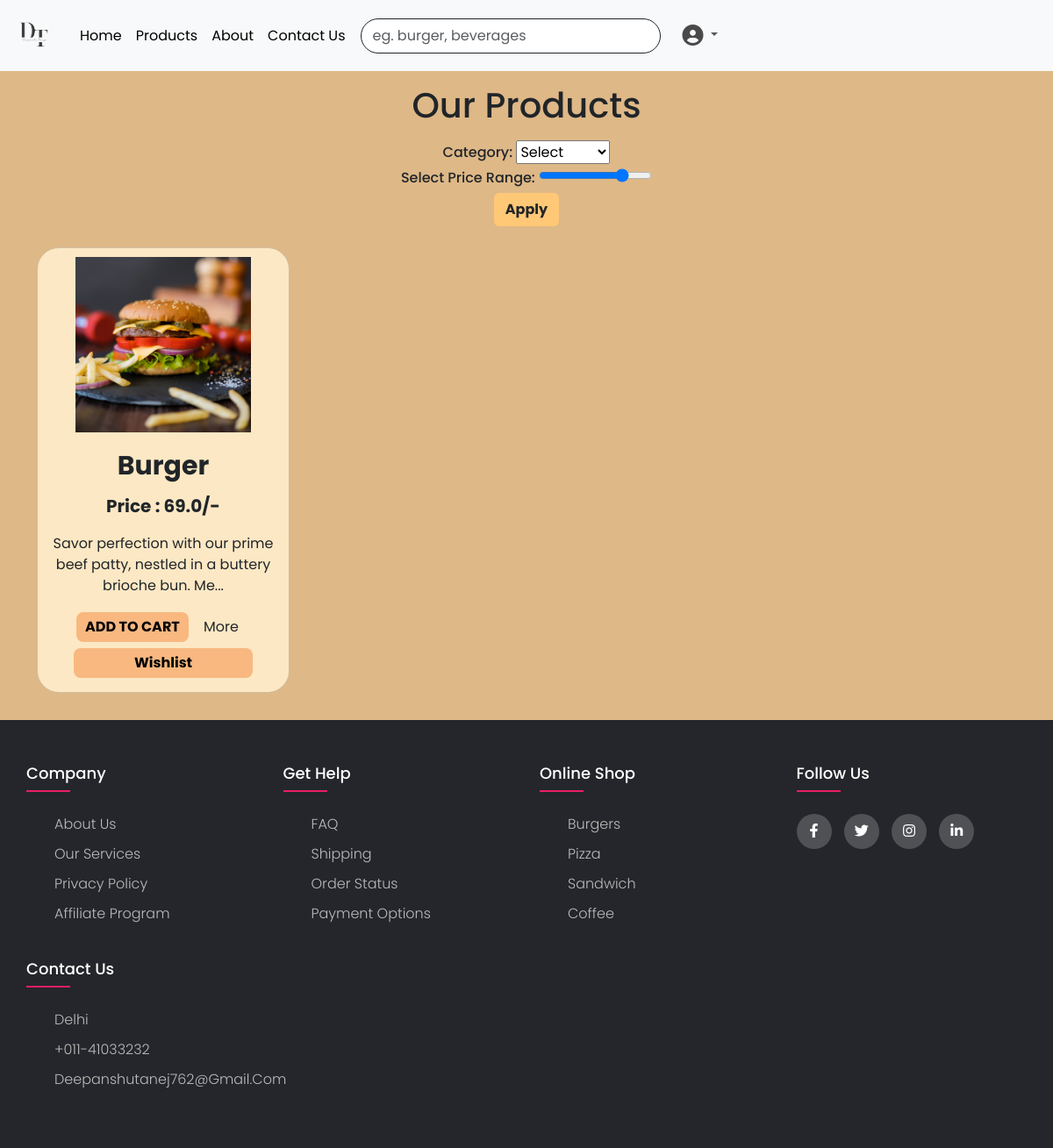
The app's page /allproducts with its own data.
### app1/models.py (models this page shows, shortened)
class Product(models.Model):
    Title = models.CharField(max_length=30)
    Product_id = models.IntegerField(unique=True)
    Description = models.CharField(max_length=1000)
    price = models.FloatField(max_length=30)
    img = models.ImageField(upload_to='images/')
    category = models.CharField(max_length=30)

### app1/views.py (the view, shortened to what this page needs)
# urls.py: path('allproducts',views.allproducts,name='allproducts'),
def  allproducts(request):
    if request.method == 'GET':
        myproducts = Product.objects.all()
        return render(request,"app1/filter.html",{'x':myproducts})

### app1/templates/app1/filter.html (shortened to what this page needs)
<!DOCTYPE html>
<html lang="en">
<head>
  {% load static %}
  <link rel="stylesheet" href="{% static 'app1/home.css' %}">
  <link href="https://cdn.jsdelivr.net/npm/bootstrap@5.3.1/dist/css/bootstrap.min.css" rel="stylesheet"
>
</head>
<body style="background-color:burlywood;">
  {% include 'app1/navbar.html' %}
  <div class="container text-center " style="padding: 15px;">
    <h1>Our Products</h1>
    <div class="container mb-2 my-3 text-center" style="min-width: auto;">
      <form method="post" action="" id="mychoice">
        <div class="container">
          <label for="food">
            <h6>Category: </h6>
          </label>
          <select name="myfood" id="food" form="mychoice">
            <option value="Select">Select</option>
          </select>
        </div>
        <label>
          <h6>Select Price Range:</h6>
        </label>
        <input type="range" min="30" max="250" value="200" name="price_range">
        <form method="post">
          <br>
          <button href="#" class="btn" style="background-color:rgb(255 200 118); font-weight: bolder;"
            type="submit">Apply</button>
        </form>
      </form>
    </div>
    <div class="row">
      {% for y in x %}
      <div class="col">
        <div class="container text-center" style="background-color: burlywood; ">
          <div class="card mb-3 mt-3" id="product-card" style="width: 18rem;
          background-color: #fce8c4;
          border-radius: 25px;
          align-items: center;">
            <img src="{{ y.img.url }}" class="card-img-top" alt="image" >
            <div class="card-body">
              <p class="card-title">{{ y.Title }}</p>
              <p style="font-weight: bold;font-size: 20px;">Price : {{y.price}}/-</p>
              <p>{{y.Description|slice:":80"}}...</p>
              <form method="post" action="{% url 'cart' %}">
                <button class="btn, btn1" value="{{y.Product_id}}" id="c_btn" name="c_btn">ADD TO CART</button>
                <a class="btn" href="{{y.id}}">More</a>
              </form>
              <form method="post" action="{% url 'add_wishlists' %}">
                <button class="btn, btn1" value="{{y.Product_id}}" id="w_btn" name="w_btn"
                  style="margin-top: 5px; width: 80%">Wishlist</button>
              </form>
            </div>
          </div>
        </div>
      </div>
      {% endfor %}
    </div>
  </div>
</body>
{% include 'app1/footer.html' %}
</html>

### app1/static/app1/home.css (style rules this page uses)
#product-card { width: 18rem; background-color: #fce8c4; border-radius: 25px; align-items: center; }
.card-img-top { margin-top: 10px; max-width: 250px; height: 200px; overflow: hidden; aspect-ratio: 1/3; object-fit: contain; }
.card-title { font-weight: bold; font-size: 30px; }
.btn1 { background-color: rgb(248, 184, 128); font-weight: bolder; border: none; padding: 5px 10px; border-radius: 8px; }

### app1/static/app1/style.css (style rules this page uses)
body { line-height: 1.5; font-family: 'Poppins', sans-serif; }
* { margin:0; padding:0; box-sizing: border-box; }
.container { max-width: 1170px; margin:auto; }
.row { display: flex; flex-wrap: wrap; }

### records on screen
Product: img (picture), Title "Burger", price "69.0", Description "Savor perfection with our prime beef patty, nestled in a buttery brioche bun. Me", {{ y.Product_id }} 1 (drawn)
